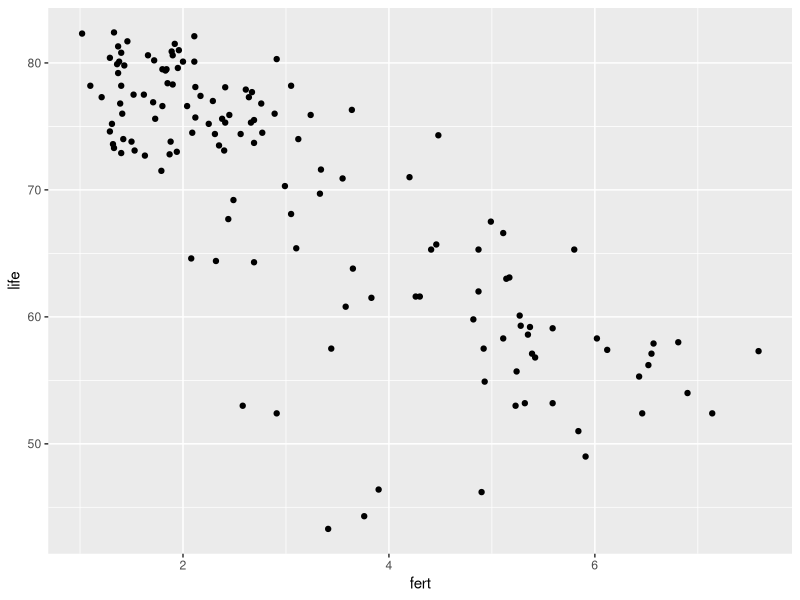
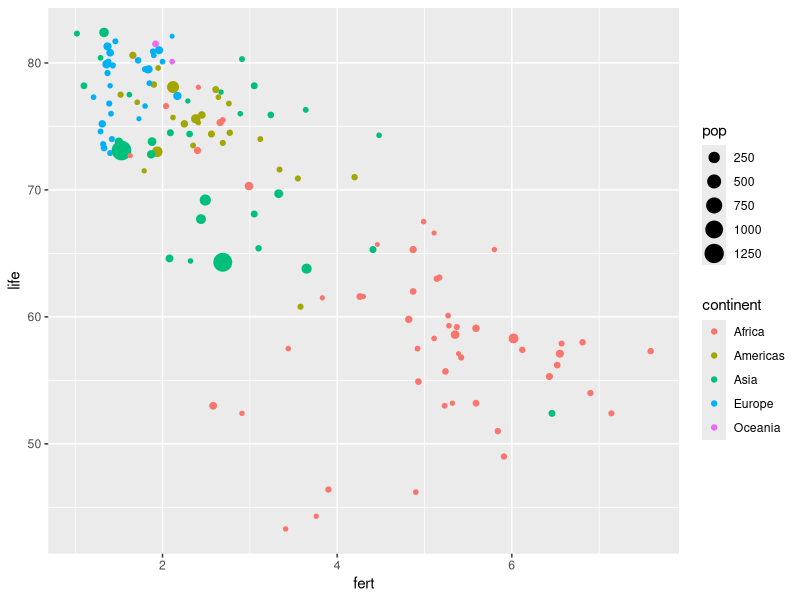
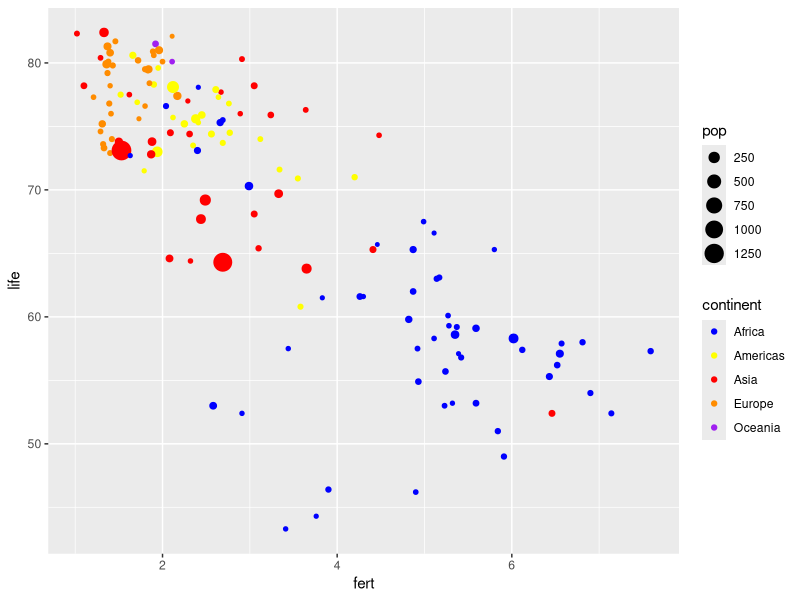
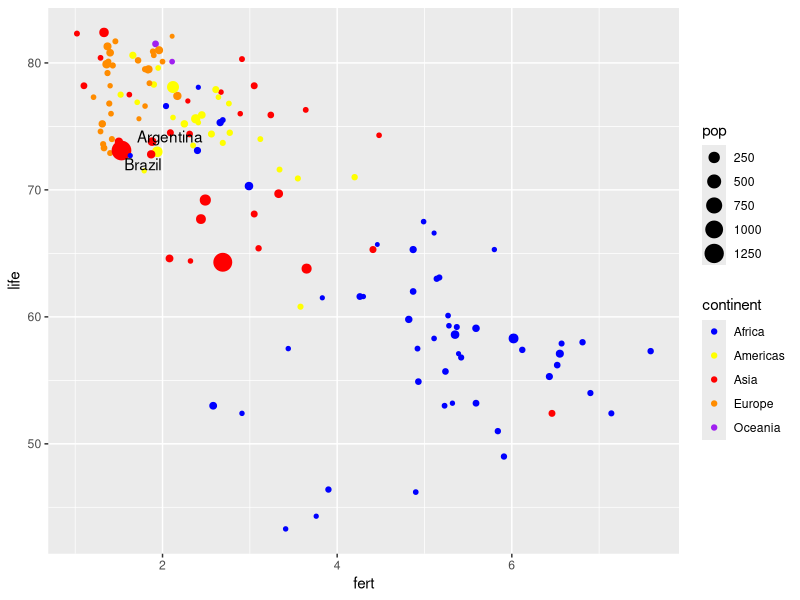
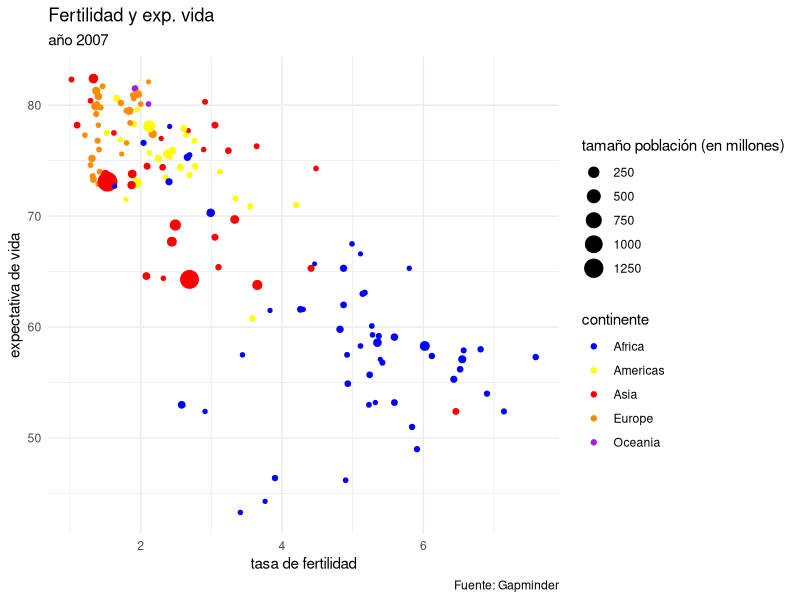
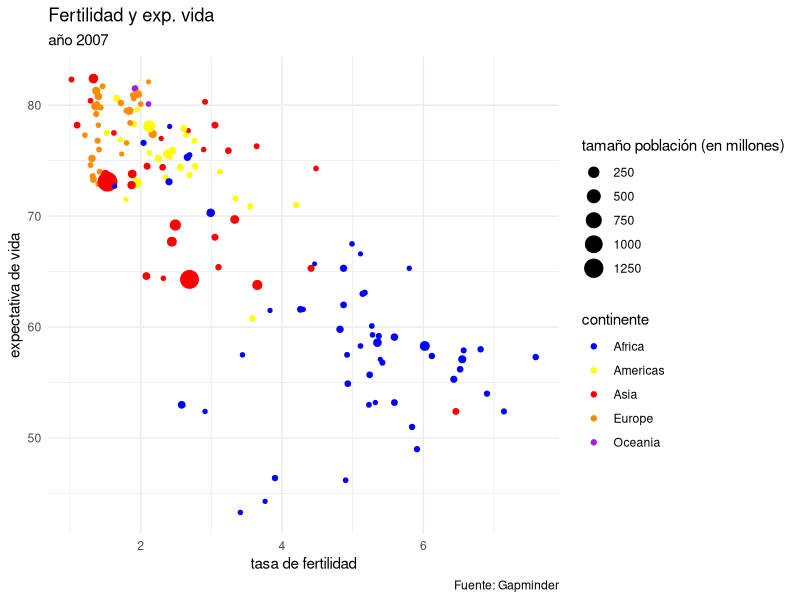

Here is the R script that generated these plots, in order:
## ---- chunk 1
library(ggplot2)
library(tidyverse)

df <- read_csv("./data/clean_gapminder_practico.csv")
## ---- chunk 2
#Puedo guardar los gráficos de ggplot en un objeto

g1 <- ggplot(df %>% filter(year == 2007), aes(x = fert, y = life))+
  geom_point()

g1
## ---- chunk 3
g2 <- ggplot(df %>% filter(year ==2007), aes(x = fert, y = life, size = pop, color = continent))+
  geom_point()

g2
## ---- chunk 4
vec_colores <- c("Europe" = "darkorange", "Asia" = "red", "Africa" = "blue", "Americas" = "yellow", "Oceania" = "purple")

g3 <- g2 +
  scale_color_manual(values = vec_colores)

g3
## ---- chunk 5
library(ggrepel)

df07 <- df %>% filter(year == 2007)

g2 +
  geom_text_repel(data = df07 %>%filter(country == "Brazil" | country == "Argentina"), 
                  aes(x = fert, y = life, label = country), inherit.aes = FALSE)+
  scale_color_manual(values = vec_colores)
## ---- chunk 6
g3 +
  labs(title = "Fertilidad y exp. vida",
       subtitle = "año 2007",
       size = "tamaño población (en millones)",
       color = "continente",
       y = "expectativa de vida",
       x = "tasa de fertilidad",
       caption = "Fuente: Gapminder")+
  theme_minimal()

## ---- chunk 7
ggsave('./plot_gapminder.png',
  width = 7,
  height = 3)
